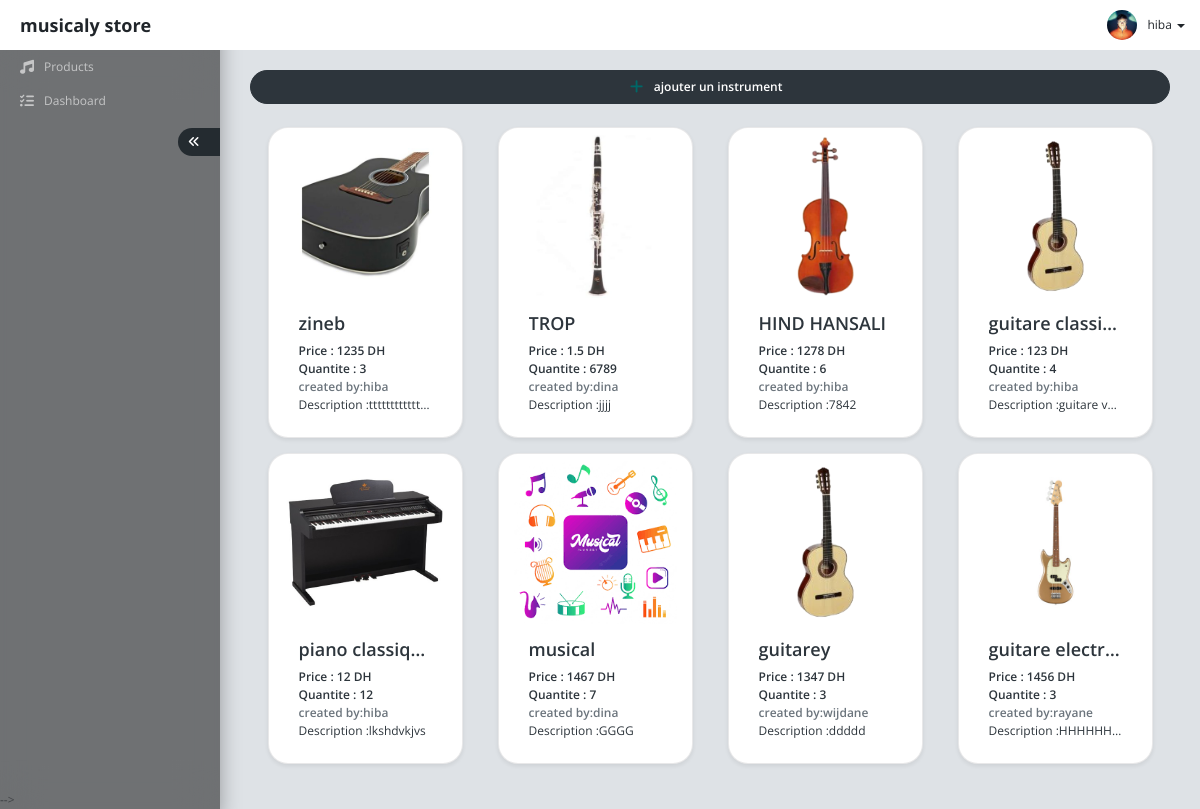
The page /index.php (signed in) on the database its author committed.
### tables this page shows
CREATE TABLE `instruments` (
  `id` int(11) NOT NULL,
  `image` varchar(255) DEFAULT NULL,
  `title` varchar(255) DEFAULT NULL,
  `price` float DEFAULT NULL,
  `quantite` int(11) DEFAULT NULL,
  `categorie_id` int(11) DEFAULT NULL,
  `admin_id` int(11) DEFAULT NULL,
  `description` varchar(255) DEFAULT NULL
);

### index.php (shortened to what this page needs)
<!DOCTYPE html>
<html lang="en" >
<head>
	<link href="assets/css/vendor.min.css" rel="stylesheet" />
	<link href="assets/css/default/app.min.css" rel="stylesheet" />
	<link rel="stylesheet" href="style.css">
	<link rel="stylesheet" href="https://cdnjs.cloudflare.com/ajax/libs/font-awesome/6.2.1/css/all.min.css" />
</head>
<body>
	 <div id="app" class="app app-header-fixed app-sidebar-fixed">
		<?php include("./includes/header.php"); ?>
		<?php include("./includes/sidebar.php"); ?>
		<div id="content" class="app-content">
			 <div class="ms-auto mb-3" >
				<button type="button" class="btn btn-dark btn-rounded px-4 rounded-pill w-100"class="btn btn-primary" data-bs-toggle="modal" data-bs-target="#modal-instrument"><i class="fa fa-plus fa-lg me-2 ms-n2 text-success-900"></i> ajouter un instrument</button>
			</div>
			<div class="row col-12 mx-auto mt-3">
			 <?php
			 @include("./script.php");
			 getInstrument(); ?>
			</div>
		</div>
	</div> -->
</body>
</html>

### includes/header.php (shortened to what this page needs)
<div id="header" class="app-header">
			<div class="navbar-header">
				<a href="index.html" class="navbar-brand">
				<b class="me-1">musicaly store</b></a>
			</div>
			<div class="navbar-nav">
				<div class="navbar-item navbar-user dropdown">
						<a href="#" class="navbar-link dropdown-toggle d-flex align-items-center" data-bs-toggle="dropdown">
							<img src="assets/img/user/user-9.jpg" alt="" />
							<span>
								<span class="d-none d-md-inline"><?php echo $_SESSION["name"]; ?></span>
								<b class="caret"></b>
							</span>
						</a>
				</div>
			</div>
</div>

### includes/sidebar.php (shortened to what this page needs)
<div id="sidebar" class="app-sidebar">
			<div class="app-sidebar-content" data-scrollbar="true" data-height="100%">
				<div class="menu">
						<div class="menu-item">
							<a href="index.php" class="menu-link">
								<div class="menu-icon">
								<i class="fa-solid fa-music"></i>
								</div>
								<div class="menu-text">Products</div>
							</a>
						</div>
						<div class="menu-item">
							<a href="Dashboard.php" class="menu-link">
								<div class="menu-icon">
									<i class="fa fa-list-check"></i>
								</div>
								<div class="menu-text">Dashboard</div>
							</a>
						</div>
						<div class="menu-item d-flex">
							<a href="javascript:;" class="app-sidebar-minify-btn ms-auto" data-toggle="app-sidebar-minify"><i class="fa fa-angle-double-left"></i></a>
						</div>
				</div>
			</div>
</div>
		<div class="app-sidebar-bg"></div>

### script.php (shortened to what this page needs)
<?php
@include 'database.php';
    function getInstrument()
    {
        global $conn;
        $sql ="SELECT admins.name as name , categories.title as titleCat ,instruments.* from instruments INNER JOIN admins on admins.id = instruments.admin_id INNER JOIN categories on categories.id = instruments.categorie_id ";
        $res = mysqli_query($conn,$sql);
        while ($row = mysqli_fetch_assoc($res)) { ?>
<div class=" col-lg-4 col-md-6 col-12 col-xl-3 rounded cursor-pointer">
  <div class="card m-2 py-2 px-3 shadow shadow-sm" data-bs-toggle="modal" data-bs-target="#update<?php echo $row["id"] ?>">
    <img src="./images/<?php echo $row["image"] ?>" class="rounded img-fluid" height="200"/>
    <div class="card-body">
      <h4 class="card-title fw-bold text-truncate"><?php  echo $row["title"] ?></h4>
      <div class="fw-bold">
        <div class="text-dark">Price : <?php  echo $row["price"] ?> DH</div>
        <div class="text-dark">Quantite : <?php  echo $row["quantite"] ?></div>
        <div class="text-gray">created by:<?php echo $row["name"]; ?></div>
      </div>
      <p class="card-text text-truncate">Description :<?php echo $row["description"]; ?></p>
    </div>
  </div>
</div>
        <?php
        }
    }

### style.css (style rules this page uses)
* { box-sizing: border-box; }
body { margin:0; padding:0; }
.card { border-radius: 20px !important; }
.app-sidebar { background: #0A020F !important; }
body { background-image: url("assets/img/silivan-munguarakarama-NrR9gn3lFKU-unsplash.jpg") !important; background-size: cover !important; }
#sidebar { background: rgba(0,0,0,.5) !important; backdrop-filter: blur(20px); box-shadow: 0 10px 20px #0005; color: white !important; }
#app > div.app-sidebar-bg { background: none; }

### rows shown on the page
instruments: image (picture), title "zineb", price "1235", quantite "3", admin.name "hiba", description "tttttttttttt…"
instruments: image (picture), title "TROP", price "1.5", quantite "6789", admin.name "dina", description "jjjj"
instruments: image (picture), title "HIND HANSALI", price "1278", quantite "6", admin.name "hiba", description "7842"
instruments: image (picture), title "guitare classi…", price "123", quantite "4", admin.name "hiba", description "guitare v…"
instruments: image (picture), title "piano classique", price "12", quantite "12", admin.name "hiba", description "lkshdvkjvs"
instruments: image (picture), title "musical", price "1467", quantite "7", admin.name "dina", description "GGGG"
instruments: image (picture), title "guitarey", price "1347", quantite "3", admin.name "wijdane", description "ddddd"
instruments: image (picture), title "guitare electr…", price "1456", quantite "3", admin.name "rayane", description "HHHHHH…"

### other values the page prints
$_SESSION["name"] "hiba"
